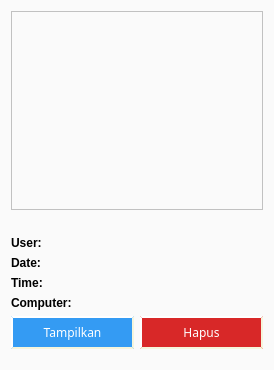
<?xml version="1.0" encoding="UTF-8"?>
<ui version="4.0">
 <class>ScreenshotManagementPanel</class>
 <widget class="QWidget" name="ScreenshotManagementPanel">
  <property name="geometry">
   <rect>
    <x>0</x>
    <y>0</y>
    <width>274</width>
    <height>370</height>
   </rect>
  </property>
  <property name="styleSheet">
   <string notr="true">background-color: #FAFAFA;
color: black;</string>
  </property>
  <layout class="QVBoxLayout" name="verticalLayout">
   <item>
    <widget class="QListView" name="list">
     <property name="toolTip">
      <string>Semua Screenshot yang diambil oleh Anda terdaftar di sini. Anda dapat mengambil Screenshotdengan mengklik item &quot;Screenshot&quot; dalam menu konteks komputer. Screenshot dapat dikelola menggunakan tombol di bawah ini.</string>
     </property>
     <property name="editTriggers">
      <set>QAbstractItemView::NoEditTriggers</set>
     </property>
     <property name="selectionMode">
      <enum>QAbstractItemView::ExtendedSelection</enum>
     </property>
    </widget>
   </item>
   <item>
    <widget class="QLabel" name="previewLbl">
     <property name="minimumSize">
      <size>
       <width>1</width>
       <height>1</height>
      </size>
     </property>
     <property name="styleSheet">
      <string notr="true">background-color: rgba(0,0,0,0);</string>
     </property>
     <property name="scaledContents">
      <bool>true</bool>
     </property>
    </widget>
   </item>
   <item>
    <layout class="QGridLayout" name="_2" columnstretch="0,1">
     <item row="1" column="1">
      <widget class="QLabel" name="dateLbl">
       <property name="styleSheet">
        <string notr="true">background-color: rgba(0,0,0,0);</string>
       </property>
      </widget>
     </item>
     <item row="0" column="0">
      <widget class="QLabel" name="userDescLbl">
       <property name="font">
        <font>
         <bold>true</bold>
        </font>
       </property>
       <property name="styleSheet">
        <string notr="true">background-color: rgba(0,0,0,0);
</string>
       </property>
       <property name="text">
        <string>User:</string>
       </property>
      </widget>
     </item>
     <item row="0" column="1">
      <widget class="QLabel" name="userLbl">
       <property name="styleSheet">
        <string notr="true">background-color: rgba(0,0,0,0);</string>
       </property>
      </widget>
     </item>
     <item row="2" column="1">
      <widget class="QLabel" name="timeLbl">
       <property name="styleSheet">
        <string notr="true">background-color: rgba(0,0,0,0);</string>
       </property>
      </widget>
     </item>
     <item row="3" column="0">
      <widget class="QLabel" name="hostDescLbl">
       <property name="font">
        <font>
         <bold>true</bold>
        </font>
       </property>
       <property name="styleSheet">
        <string notr="true">background-color: rgba(0,0,0,0);</string>
       </property>
       <property name="text">
        <string>Computer:</string>
       </property>
      </widget>
     </item>
     <item row="1" column="0">
      <widget class="QLabel" name="dateDescLbl">
       <property name="font">
        <font>
         <bold>true</bold>
        </font>
       </property>
       <property name="styleSheet">
        <string notr="true">background-color: rgba(0,0,0,0);</string>
       </property>
       <property name="text">
        <string>Date:</string>
       </property>
      </widget>
     </item>
     <item row="3" column="1">
      <widget class="QLabel" name="hostLbl">
       <property name="styleSheet">
        <string notr="true">background-color: rgba(0,0,0,0);</string>
       </property>
      </widget>
     </item>
     <item row="2" column="0">
      <widget class="QLabel" name="timeDescLbl">
       <property name="font">
        <font>
         <bold>true</bold>
        </font>
       </property>
       <property name="styleSheet">
        <string notr="true">background-color: rgba(0,0,0,0);</string>
       </property>
       <property name="text">
        <string>Time:</string>
       </property>
      </widget>
     </item>
    </layout>
   </item>
   <item>
    <layout class="QHBoxLayout" name="horizontalLayout">
     <item>
      <widget class="QPushButton" name="showBtn">
       <property name="font">
        <font>
         <family>14px</family>
         <italic>false</italic>
         <bold>false</bold>
        </font>
       </property>
       <property name="styleSheet">
        <string notr="true">color: white;
background-color: rgb(52, 155, 243);
    border-style: outset;
    border-width: 2px;
    border-radius: 0px;
    border-color: beige;
    font: reguler 14px;
    padding: 6px;</string>
       </property>
       <property name="text">
        <string>Tampilkan</string>
       </property>
       <property name="icon">
        <iconset resource="../../core/resources/core.qrc">
         <normaloff>:/core/edit-find.png</normaloff>:/core/edit-find.png</iconset>
       </property>
      </widget>
     </item>
     <item>
      <widget class="QPushButton" name="deleteBtn">
       <property name="styleSheet">
        <string notr="true">color: white;
background-color: #D82828;
    border-style: outset;
    border-width: 2px;
    border-radius: 0px;
    border-color: beige;
    font: reguler 14px;
    padding: 6px;</string>
       </property>
       <property name="text">
        <string>Hapus</string>
       </property>
       <property name="icon">
        <iconset resource="../../core/resources/core.qrc">
         <normaloff>:/core/edit-delete.png</normaloff>:/core/edit-delete.png</iconset>
       </property>
      </widget>
     </item>
    </layout>
   </item>
   <item>
    <spacer name="spacer">
     <property name="orientation">
      <enum>Qt::Vertical</enum>
     </property>
     <property name="sizeType">
      <enum>QSizePolicy::Fixed</enum>
     </property>
     <property name="sizeHint" stdset="0">
      <size>
       <width>16</width>
       <height>10</height>
      </size>
     </property>
    </spacer>
   </item>
  </layout>
 </widget>
 <resources>
  <include location="../../core/resources/core.qrc"/>
 </resources>
 <connections/>
</ui>
